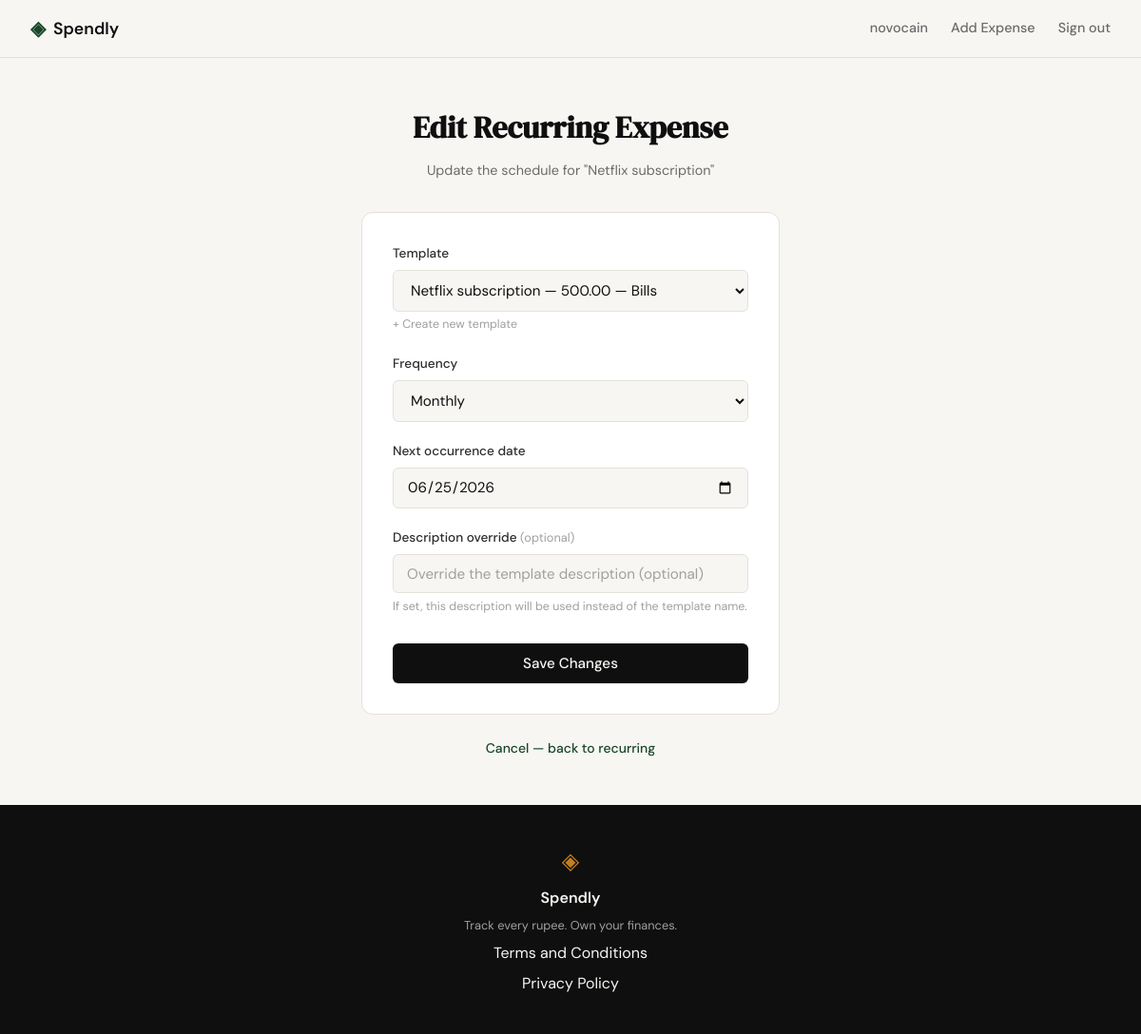
Page /recurring/1/edit (signed in) on the committed database.
### tables this page shows
CREATE TABLE expense_templates (
            id          INTEGER PRIMARY KEY AUTOINCREMENT,
            user_id     INTEGER NOT NULL REFERENCES users(id),
            name        TEXT    NOT NULL,
            amount      REAL    NOT NULL,
            category    TEXT    NOT NULL,
            description TEXT,
            created_at  TEXT    DEFAULT (datetime('now'))
        );

CREATE TABLE recurring_expenses (
            id              INTEGER PRIMARY KEY AUTOINCREMENT,
            user_id         INTEGER NOT NULL REFERENCES users(id),
            template_id     INTEGER NOT NULL REFERENCES expense_templates(id),
            frequency       TEXT    NOT NULL,
            next_run_date   TEXT    NOT NULL,
            description     TEXT,
            is_active       INTEGER NOT NULL DEFAULT 1,
            created_at      TEXT    DEFAULT (datetime('now'))
        );

### app.py (the view, shortened to what this page needs)
@app.route("/recurring/<int:id>/edit", methods=["GET", "POST"])
def edit_recurring(id):
    if not session.get("user_id"):
        return redirect(url_for("login"))
    uid = session["user_id"]
    item = get_recurring_by_id(id, uid)
    if not item:
        flash("Recurring expense not found.", "error")
        return redirect(url_for("recurring"))
    all_templates = get_templates(uid)
    return render_template(
        "edit_recurring.html",
        recurring=item,
        values={
            "template_id": str(item["template_id"]),
            "frequency": item["frequency"],
            "next_run_date": item["next_run_date"],
            "description": item["description"] or "",
        },
        templates=all_templates,
    )

### database/db.py (called while the page is built)
def get_db():
    conn = sqlite3.connect(DB_PATH)
    conn.row_factory = sqlite3.Row
    conn.execute("PRAGMA foreign_keys = ON")
    return conn

def get_templates_for_user(user_id):
    conn = get_db()
    rows = conn.execute(
        "SELECT id, user_id, name, amount, category, description, created_at "
        "FROM expense_templates WHERE user_id = ? ORDER BY created_at DESC",
        (user_id,),
    ).fetchall()
    conn.close()
    return [dict(row) for row in rows]

def get_recurring_by_id(rec_id, user_id):
    conn = get_db()
    row = conn.execute(
        "SELECT r.id, r.user_id, r.template_id, r.frequency, r.next_run_date, "
        "       r.description, r.is_active, r.created_at, "
        "       t.name AS template_name, t.amount, t.category "
        "FROM recurring_expenses r "
        "JOIN expense_templates t ON t.id = r.template_id "
        "WHERE r.id = ? AND r.user_id = ?",
        (rec_id, user_id),
    ).fetchone()
    conn.close()
    return dict(row) if row else None

### database/queries.py (called while the page is built)
def get_templates(user_id):
    rows = get_templates_for_user(user_id)
    return [
        {
            "id": row["id"],
            "name": row["name"],
            "amount": "{:,.2f}".format(row["amount"]),
            "category": row["category"],
            "description": row["description"],
            "created_at": row["created_at"],
        }
        for row in rows
    ]

### templates/edit_recurring.html (shortened to what this page needs)
{% extends "base.html" %}
{% block head %}
<link rel="stylesheet" href="{{ url_for('static', filename='css/style.css') }}">
{% endblock %}
{% block content %}
<section class="auth-section">
    <div class="auth-container">
        <div class="auth-header">
            <h1 class="auth-title">Edit Recurring Expense</h1>
            <p class="auth-subtitle">Update the schedule for "{{ recurring.template_name }}"</p>
        </div>
        <div class="auth-card">
            <form method="POST" action="{{ url_for('edit_recurring', id=recurring.id) }}">
                <div class="form-group">
                    <label for="template_id">Template</label>
                    <select id="template_id" name="template_id" class="form-input" required>
                        {% for t in templates %}
                        <option value="{{ t.id }}"{% if values.template_id == t.id|string %} selected{% endif %}>
                            {{ t.name }} — {{ t.amount }} — {{ t.category }}
                        </option>
                        {% endfor %}
                    </select>
                    <small class="form-hint">
                        <a href="{{ url_for('add_template') }}" target="_blank">+ Create new template</a>
                    </small>
                </div>
                <div class="form-group">
                    <label for="frequency">Frequency</label>
                    <select id="frequency" name="frequency" class="form-input" required>
                        <option value="monthly"{% if values.frequency == 'monthly' %} selected{% endif %}>Monthly</option>
                    </select>
                </div>
                <div class="form-group">
                    <label for="next_run_date">Next occurrence date</label>
                    <input type="date" id="next_run_date" name="next_run_date"
                           class="form-input"
                           value="{{ values.next_run_date }}" required>
                </div>
                <div class="form-group">
                    <label for="description">Description override <span class="form-optional">(optional)</span></label>
                    <input type="text" id="description" name="description"
                           class="form-input"
                           placeholder="Override the template description (optional)"
                           maxlength="200"
                           value="{{ values.description or '' }}">
                    <small class="form-hint">If set, this description will be used instead of the template name.</small>
                </div>
                <button type="submit" class="btn-submit">Save Changes</button>
            </form>
        </div>
        <p class="auth-switch">
            <a href="{{ url_for('recurring') }}">Cancel — back to recurring</a>
        </p>
    </div>
</section>
{% endblock %}

### static/css/style.css (style rules this page uses)
:root { --ink: #0f0f0f; --ink-soft: #2d2d2d; --ink-muted: #6b6b6b; --ink-faint: #a0a0a0; --paper: #f7f6f3; --paper-warm: #f0ede6; --paper-card: #ffffff; --accent: #1a472a; --accent-light: #e8f0eb; --accent-2: #c17f24; --accent-2-light: #fdf3e3; --danger: #c0392b; --danger-light: #fdecea; --border: #e4e1da; --border-soft: #eeebe4; --font-display: 'DM Serif Display', Georgia, serif; --font-body: 'DM Sans', system-ui, sans-serif; --max-width: 1200px; --auth-width: 440px; --radius-sm: 6px; --radius-md: 12px; --radius-lg: 20px; }
*, *::before, *::after { box-sizing: border-box; margin: 0; padding: 0; }
html { font-size: 16px; scroll-behavior: smooth; }
body { background: var(--paper); color: var(--ink); font-family: var(--font-body); font-size: 1rem; line-height: 1.6; -webkit-font-smoothing: antialiased; }
a { color: inherit; text-decoration: none; }
.auth-section { min-height: calc(100vh - 60px - 100px); display: flex; align-items: center; justify-content: center; padding: 3rem 2rem; }
.auth-container { width: 100%; max-width: var(--auth-width); }
.auth-header { text-align: center; margin-bottom: 2rem; }
.auth-title { font-family: var(--font-display); font-size: 2rem; color: var(--ink); margin-bottom: 0.5rem; }
.auth-subtitle { font-size: 0.9rem; color: var(--ink-muted); }
.auth-card { background: var(--paper-card); border: 1px solid var(--border); border-radius: var(--radius-md); padding: 2rem; margin-bottom: 1.5rem; }
.form-group { margin-bottom: 1.25rem; }
.form-group label { display: block; font-size: 0.85rem; font-weight: 500; color: var(--ink-soft); margin-bottom: 0.4rem; }
.form-input { width: 100%; padding: 0.6rem 0.875rem; border: 1px solid var(--border); border-radius: var(--radius-sm); font-family: var(--font-body); font-size: 0.95rem; color: var(--ink); background: var(--paper); outline: none; transition: border-color 0.2s; }
.form-input::placeholder { color: var(--ink-faint); }
.form-optional { font-size: 0.8rem; color: var(--ink-faint); font-weight: 400; }
.btn-submit { width: 100%; padding: 0.7rem; background: var(--ink); color: var(--paper); border: none; border-radius: var(--radius-sm); font-family: var(--font-body); font-size: 0.95rem; font-weight: 500; cursor: pointer; transition: background 0.2s; margin-top: 0.5rem; }
.auth-switch { text-align: center; font-size: 0.875rem; color: var(--ink-muted); }
.auth-switch a { color: var(--accent); font-weight: 500; }
.form-hint { display: block; font-size: 0.78rem; color: var(--ink-faint); margin-top: 0.3rem; }

### rows in the picture
expense_templates: template_name "Netflix subscription"
recurring_expenses: template_id "Netflix subscription — 500.00 — Bills", frequency "Monthly", next_run_date "06/25/2026"

### other values in the picture
{{ session.user_name }} "novocain"
